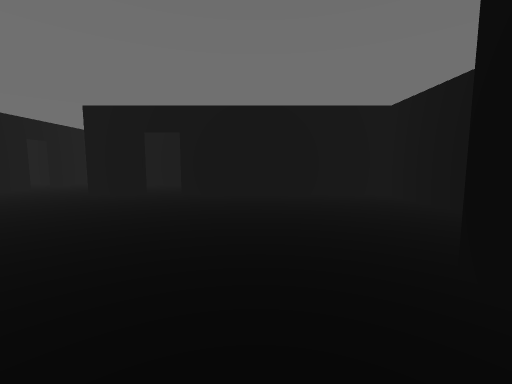
view 1 (above)

24 first-person views from a walk through a scene from a Unity 3-D project. The camera is 1.2 m above the floor, tilts 6° down and sees 90° across. The floor is counted in squares, 1 m on a side. Each view is taken from the middle of a square. On the plan, view 1 faces up. The plan holds only what a view shows up to about 12 squares ahead; the rest is blank. The player character is not drawn.

view 2
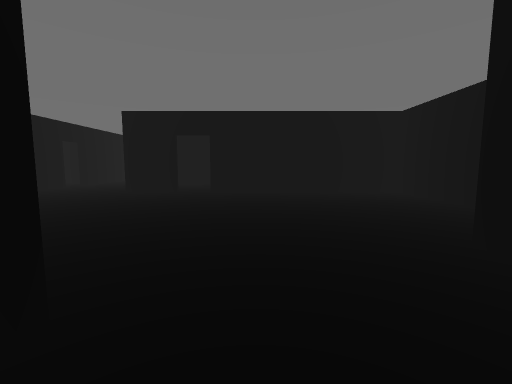

view 3
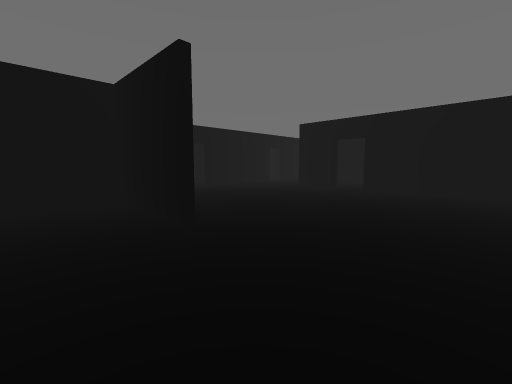

view 4
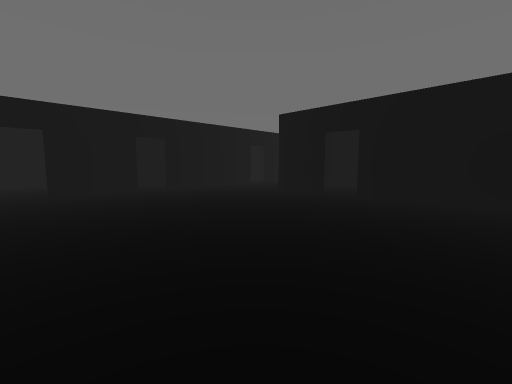

view 5
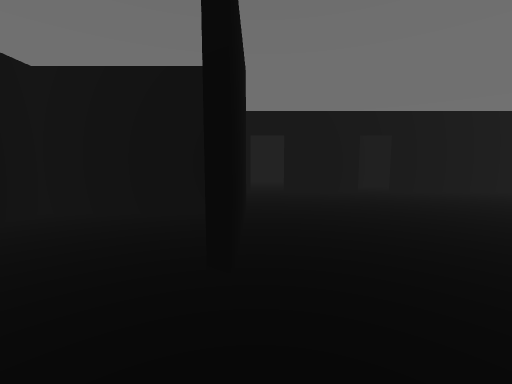

view 6
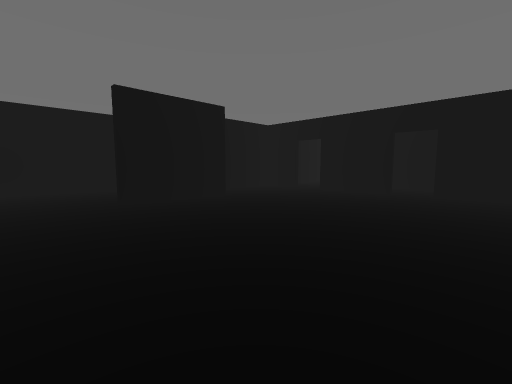

view 7
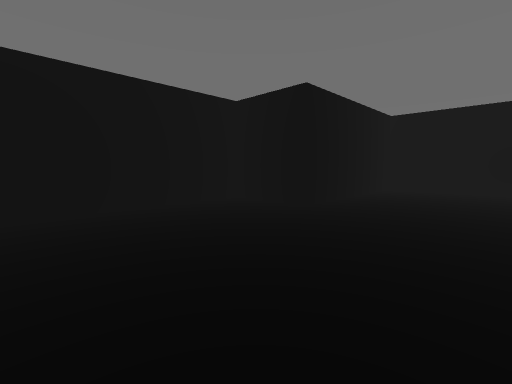

view 8
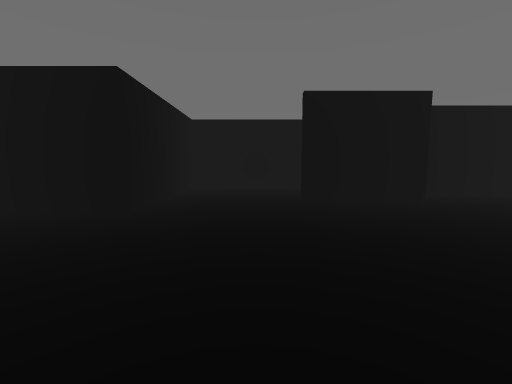

view 9
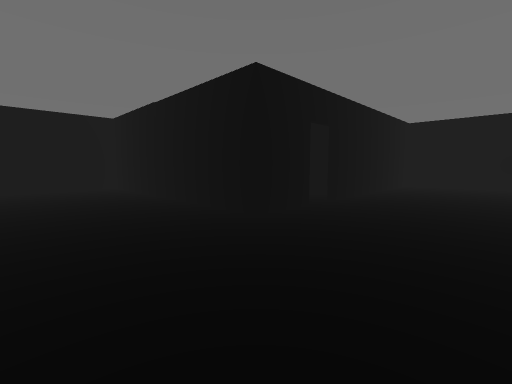

view 10
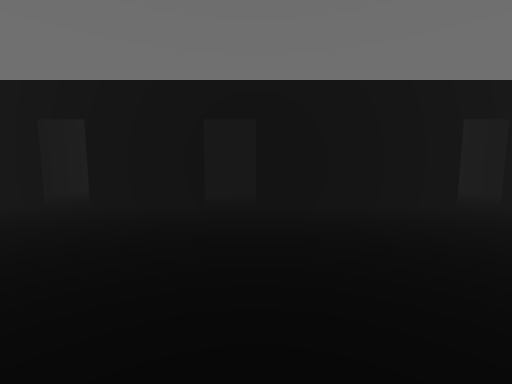

view 11
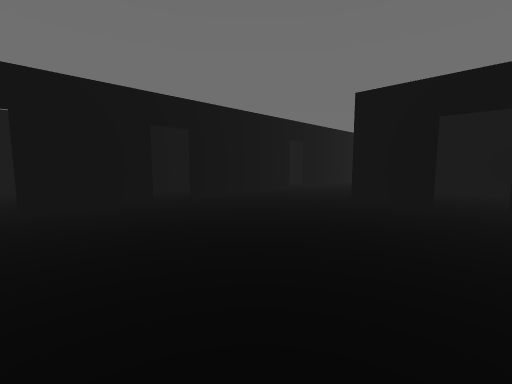

view 12
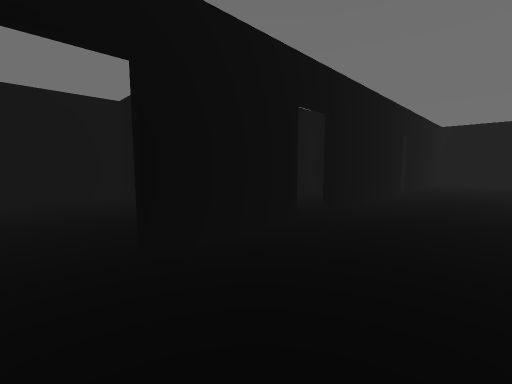

view 13
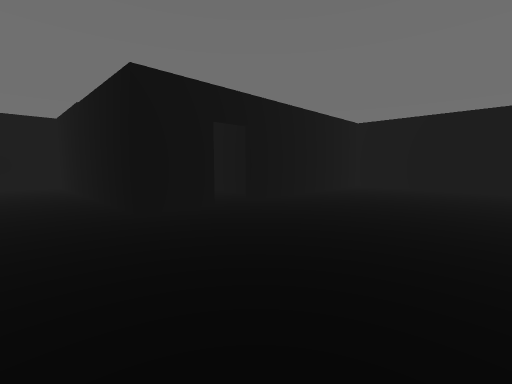

view 14
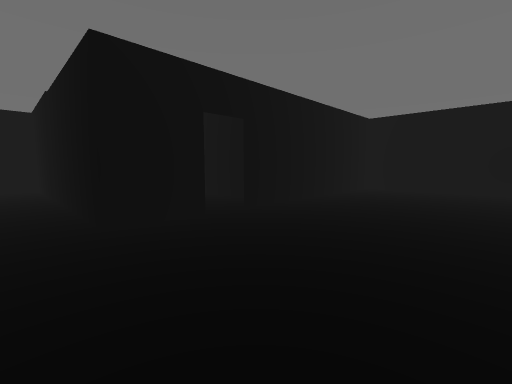

view 15
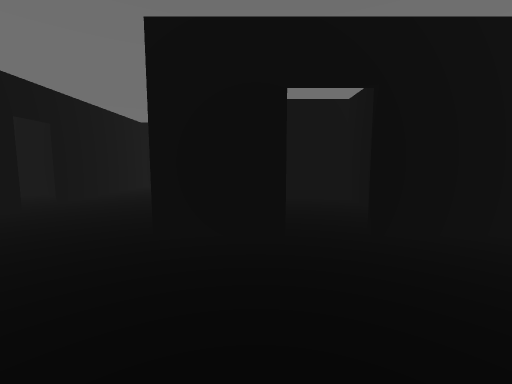

view 16
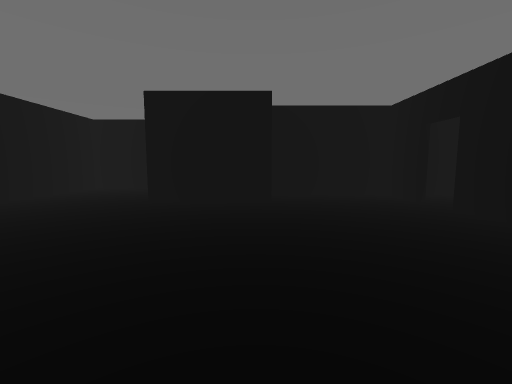

view 17
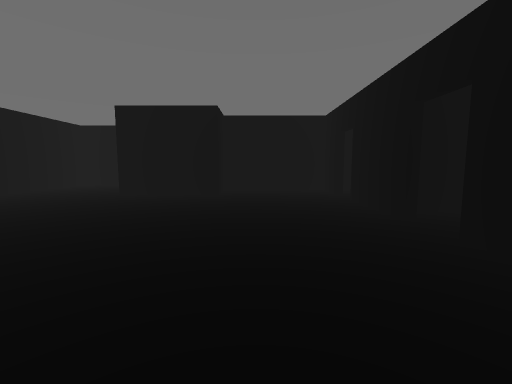

view 18
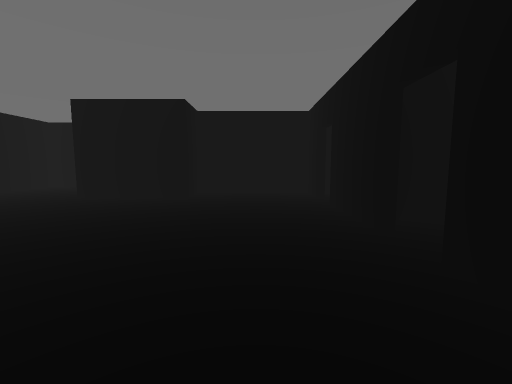

view 19
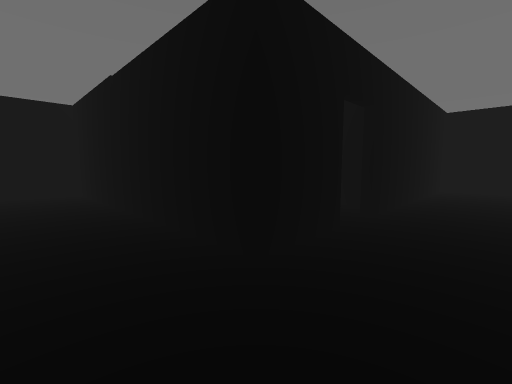

view 20
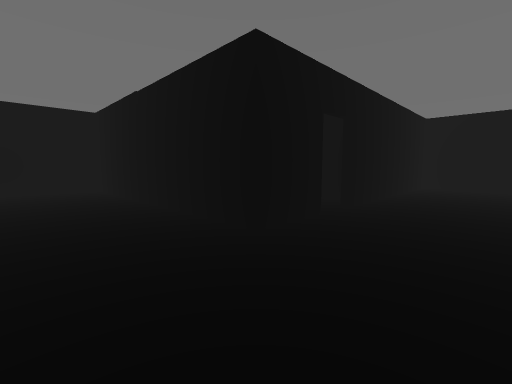

view 21
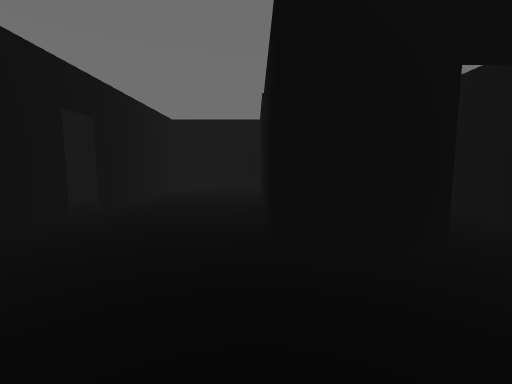

view 22
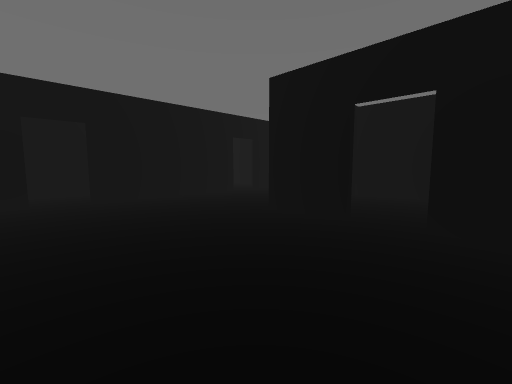

view 23
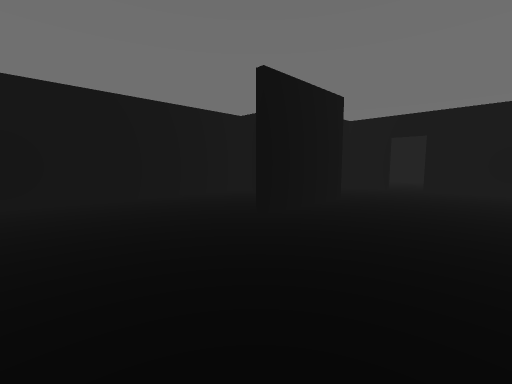

view 24
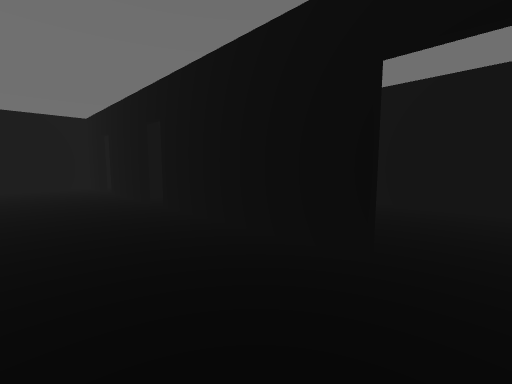

### Floor plan
Ten units are one square. View 1 is at (0, 0); x grows to the right and y downward. Boxes are objects, and circles mark ways between rooms. Rooms are numbered by the first view taken in them; rooms with no view inside come last. Other rooms are left out.
<svg viewBox="-117 -207 175 254">
<path fill="none" stroke="#000" d="M-44 -102 -68 -102 -68 -202 -111 -202M-24 -5 -62 -5 -62 42 21 42M-112 -56 -112 -22M-112 -9 -112 12 -65 12 -65 -8 -25 -8M-112 -129 -112 -70M22 39 22 -27 53 -27 53 -102 -30 -102M-112 -191 -112 -142M-17 -110 -17 -153 -65 -153"/>
<circle cx="-40" cy="-100" r="3" fill="#2a7"/>
<text x="-40" y="-60">1</text>
<text x="-40" y="-130">2</text>
</svg>
Room 1 opens to room 2.

Where each view was taken, in squares from view 1:
view 1: 0 up, 0 right, facing up
view 2: 1 down, 1 left, facing up
view 3: 2 down, 2 right, facing up-left
view 4: 1 up, 1 right, facing up-left
view 5: 1 up, 0 right, facing left
view 6: 9 up, 0 right, facing down-left
view 7: 9 up, 2 left, facing down-right
view 8: 9 up, 1 left, facing down
view 9: 6 up, 11 left, facing up-right
view 10: 7 up, 4 left, facing left
view 11: 2 up, 3 left, facing up-left
view 12: 1 up, 8 left, facing up-left
view 13: 4 up, 9 left, facing up-right
view 14: 5 up, 8 left, facing up-right
view 15: 6 up, 5 left, facing up
view 16: 9 up, 6 left, facing down
view 17: 11 up, 8 left, facing down
view 18: 10 up, 9 left, facing down
view 19: 8 up, 9 left, facing up-right
view 20: 7 up, 10 left, facing up-right
view 21: 7 up, 7 left, facing up
view 22: 5 up, 2 left, facing up-left
view 23: 5 up, 2 right, facing down-left
view 24: 14 up, 8 left, facing down-left
